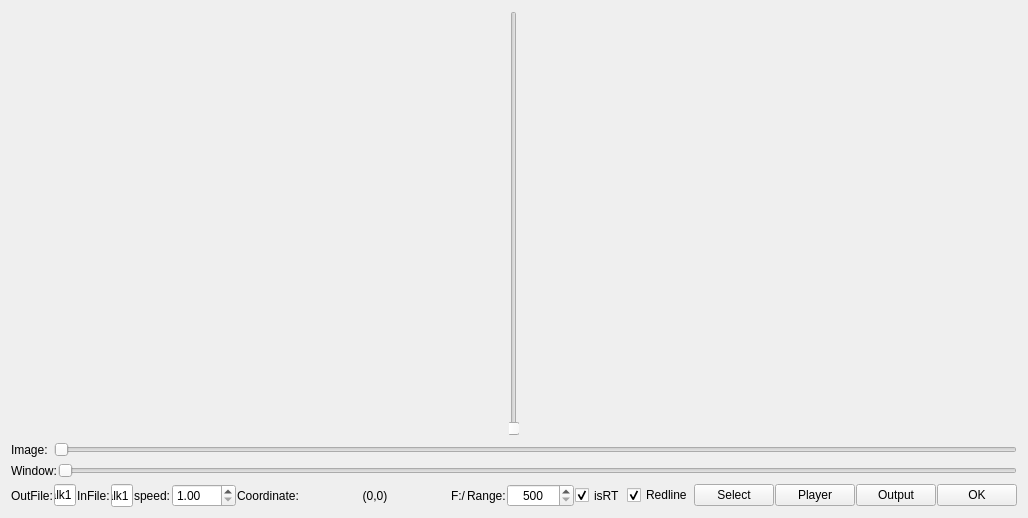
<?xml version="1.0" encoding="UTF-8"?>
<ui version="4.0">
 <class>Widget</class>
 <widget class="QWidget" name="Widget">
  <property name="geometry">
   <rect>
    <x>0</x>
    <y>0</y>
    <width>1026</width>
    <height>518</height>
   </rect>
  </property>
  <property name="windowTitle">
   <string>Imu Processer</string>
  </property>
  <layout class="QGridLayout" name="gridLayout">
   <item row="0" column="0">
    <layout class="QHBoxLayout" name="horizontalLayout_1" stretch="0,1">
     <property name="spacing">
      <number>0</number>
     </property>
     <property name="sizeConstraint">
      <enum>QLayout::SetMinimumSize</enum>
     </property>
     <item>
      <layout class="QGridLayout" name="gridLayoutCharts" rowstretch="0" columnstretch="0" rowminimumheight="0" columnminimumwidth="0">
       <property name="sizeConstraint">
        <enum>QLayout::SetMinimumSize</enum>
       </property>
       <property name="rightMargin">
        <number>0</number>
       </property>
       <property name="bottomMargin">
        <number>0</number>
       </property>
       <property name="spacing">
        <number>0</number>
       </property>
      </layout>
     </item>
     <item>
      <widget class="QSlider" name="ZoomverticalSlider">
       <property name="maximumSize">
        <size>
         <width>10</width>
         <height>16777215</height>
        </size>
       </property>
       <property name="minimum">
        <number>5000</number>
       </property>
       <property name="maximum">
        <number>15000</number>
       </property>
       <property name="singleStep">
        <number>1</number>
       </property>
       <property name="pageStep">
        <number>2</number>
       </property>
       <property name="value">
        <number>5000</number>
       </property>
       <property name="orientation">
        <enum>Qt::Vertical</enum>
       </property>
      </widget>
     </item>
    </layout>
   </item>
   <item row="4" column="0">
    <layout class="QHBoxLayout" name="horizontalLayout_3">
     <property name="spacing">
      <number>1</number>
     </property>
     <item>
      <widget class="QLabel" name="Scopelabel">
       <property name="maximumSize">
        <size>
         <width>60</width>
         <height>16777215</height>
        </size>
       </property>
       <property name="text">
        <string>OutFile:</string>
       </property>
      </widget>
     </item>
     <item>
      <widget class="QLineEdit" name="lineEdit">
       <property name="maximumSize">
        <size>
         <width>100</width>
         <height>16777215</height>
        </size>
       </property>
       <property name="text">
        <string>walk1</string>
       </property>
       <property name="alignment">
        <set>Qt::AlignCenter</set>
       </property>
      </widget>
     </item>
     <item>
      <widget class="QLabel" name="Filenamelabel">
       <property name="maximumSize">
        <size>
         <width>60</width>
         <height>16777215</height>
        </size>
       </property>
       <property name="text">
        <string>InFile:</string>
       </property>
      </widget>
     </item>
     <item>
      <widget class="QLineEdit" name="FilenamelineEdit">
       <property name="maximumSize">
        <size>
         <width>100</width>
         <height>100</height>
        </size>
       </property>
       <property name="text">
        <string>walk1</string>
       </property>
       <property name="alignment">
        <set>Qt::AlignCenter</set>
       </property>
      </widget>
     </item>
     <item>
      <spacer name="horizontalSpacer">
       <property name="orientation">
        <enum>Qt::Horizontal</enum>
       </property>
       <property name="sizeHint" stdset="0">
        <size>
         <width>40</width>
         <height>20</height>
        </size>
       </property>
      </spacer>
     </item>
     <item>
      <widget class="QLabel" name="label_2">
       <property name="text">
        <string>speed:</string>
       </property>
      </widget>
     </item>
     <item>
      <widget class="QDoubleSpinBox" name="playspeeddoubleSpinBox">
       <property name="minimum">
        <double>1.000000000000000</double>
       </property>
       <property name="maximum">
        <double>100.000000000000000</double>
       </property>
      </widget>
     </item>
     <item>
      <spacer name="horizontalSpacer_2">
       <property name="orientation">
        <enum>Qt::Horizontal</enum>
       </property>
       <property name="sizeHint" stdset="0">
        <size>
         <width>40</width>
         <height>20</height>
        </size>
       </property>
      </spacer>
     </item>
     <item>
      <widget class="QLabel" name="label_3">
       <property name="text">
        <string>Coordinate:</string>
       </property>
      </widget>
     </item>
     <item>
      <widget class="QLabel" name="Coordinatelabel">
       <property name="sizePolicy">
        <sizepolicy hsizetype="Fixed" vsizetype="Preferred">
         <horstretch>0</horstretch>
         <verstretch>0</verstretch>
        </sizepolicy>
       </property>
       <property name="minimumSize">
        <size>
         <width>150</width>
         <height>0</height>
        </size>
       </property>
       <property name="maximumSize">
        <size>
         <width>150</width>
         <height>16777215</height>
        </size>
       </property>
       <property name="text">
        <string>(0,0)</string>
       </property>
       <property name="textFormat">
        <enum>Qt::AutoText</enum>
       </property>
       <property name="alignment">
        <set>Qt::AlignCenter</set>
       </property>
       <property name="wordWrap">
        <bool>false</bool>
       </property>
      </widget>
     </item>
     <item>
      <widget class="QLabel" name="rootDirLabel">
       <property name="text">
        <string>F:/</string>
       </property>
      </widget>
     </item>
     <item>
      <spacer name="horizontalSpacer_3">
       <property name="orientation">
        <enum>Qt::Horizontal</enum>
       </property>
       <property name="sizeHint" stdset="0">
        <size>
         <width>40</width>
         <height>20</height>
        </size>
       </property>
      </spacer>
     </item>
     <item>
      <widget class="QLabel" name="label">
       <property name="text">
        <string>Range:</string>
       </property>
      </widget>
     </item>
     <item>
      <widget class="QSpinBox" name="axisXRangespinBox">
       <property name="alignment">
        <set>Qt::AlignCenter</set>
       </property>
       <property name="minimum">
        <number>500</number>
       </property>
       <property name="maximum">
        <number>1000000</number>
       </property>
       <property name="value">
        <number>500</number>
       </property>
      </widget>
     </item>
     <item>
      <spacer name="horizontalSpacer_4">
       <property name="orientation">
        <enum>Qt::Horizontal</enum>
       </property>
       <property name="sizeHint" stdset="0">
        <size>
         <width>40</width>
         <height>20</height>
        </size>
       </property>
      </spacer>
     </item>
     <item>
      <widget class="QCheckBox" name="checkBox">
       <property name="maximumSize">
        <size>
         <width>60</width>
         <height>100</height>
        </size>
       </property>
       <property name="text">
        <string>isRT</string>
       </property>
       <property name="checked">
        <bool>true</bool>
       </property>
      </widget>
     </item>
     <item>
      <widget class="QCheckBox" name="RedcheckBox">
       <property name="text">
        <string>Redline</string>
       </property>
       <property name="checked">
        <bool>true</bool>
       </property>
      </widget>
     </item>
     <item>
      <widget class="QPushButton" name="SelectpushButton">
       <property name="text">
        <string>Select</string>
       </property>
      </widget>
     </item>
     <item>
      <widget class="QPushButton" name="PlaypushButton">
       <property name="maximumSize">
        <size>
         <width>100</width>
         <height>16777215</height>
        </size>
       </property>
       <property name="text">
        <string>Player</string>
       </property>
       <property name="checkable">
        <bool>true</bool>
       </property>
       <property name="flat">
        <bool>false</bool>
       </property>
      </widget>
     </item>
     <item>
      <widget class="QPushButton" name="OutputpushButton">
       <property name="text">
        <string>Output</string>
       </property>
      </widget>
     </item>
     <item>
      <widget class="QPushButton" name="pushButton">
       <property name="maximumSize">
        <size>
         <width>100</width>
         <height>16777215</height>
        </size>
       </property>
       <property name="text">
        <string>OK</string>
       </property>
      </widget>
     </item>
    </layout>
   </item>
   <item row="2" column="0">
    <layout class="QHBoxLayout" name="horizontalLayout">
     <item>
      <widget class="QLabel" name="label_4">
       <property name="text">
        <string>Image:</string>
       </property>
      </widget>
     </item>
     <item>
      <widget class="QSlider" name="ImagPositionhorizontalSlider">
       <property name="maximum">
        <number>500</number>
       </property>
       <property name="orientation">
        <enum>Qt::Horizontal</enum>
       </property>
      </widget>
     </item>
    </layout>
   </item>
   <item row="3" column="0">
    <layout class="QHBoxLayout" name="horizontalLayout_2" stretch="0,1">
     <property name="spacing">
      <number>1</number>
     </property>
     <property name="sizeConstraint">
      <enum>QLayout::SetMaximumSize</enum>
     </property>
     <item>
      <widget class="QLabel" name="WindowPositionlabel">
       <property name="text">
        <string>Window:</string>
       </property>
      </widget>
     </item>
     <item>
      <widget class="QSlider" name="WindowPositionhorizontalSlider">
       <property name="sizePolicy">
        <sizepolicy hsizetype="Expanding" vsizetype="Fixed">
         <horstretch>1</horstretch>
         <verstretch>0</verstretch>
        </sizepolicy>
       </property>
       <property name="minimumSize">
        <size>
         <width>700</width>
         <height>0</height>
        </size>
       </property>
       <property name="singleStep">
        <number>10</number>
       </property>
       <property name="orientation">
        <enum>Qt::Horizontal</enum>
       </property>
      </widget>
     </item>
    </layout>
   </item>
  </layout>
 </widget>
 <layoutdefault spacing="6" margin="11"/>
 <resources/>
 <connections/>
</ui>
